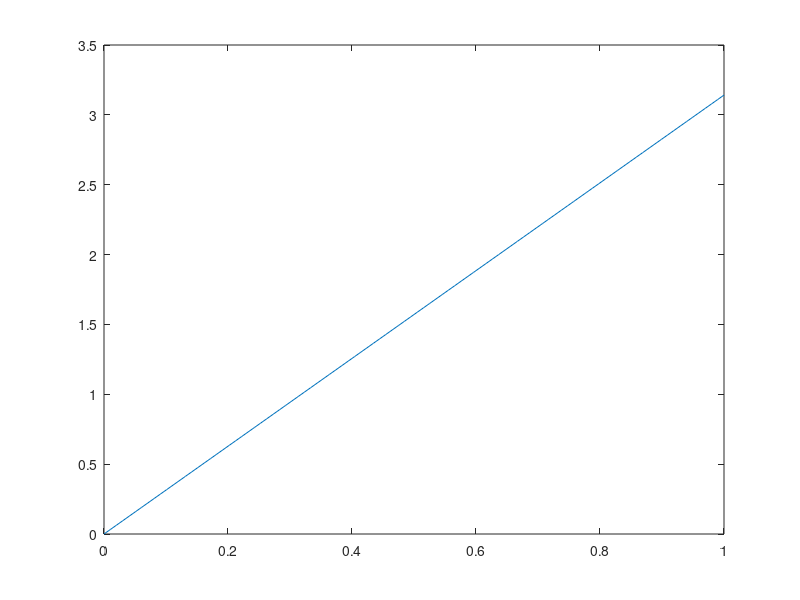

MATLAB code to generate this figure:
function y=USHT

PI    = pi();
% alfa  = 1;    %
% t     = 1;    % 
% b     = 1;    % m; centerSlab - surfSlab = halfWidthSlab
atb2  = 0.01;
% x     = linspace(0,b,10);    %
xb    = linspace(0,1,100);
% iTheta= zeros(1,length(xb));   %
nTheta= zeros(1,length(xb));    %
nT = zeros(1,length(xb));
% n     = 0;    %
eps   = 1e-20;

% atb2  = alfa*t/b^2
% xb    = x/b
% min(abs(curVal(abs(curVal)>0)));

% while min(abs(curVal(abs(curVal)>0))) > eps
%     curVal = (-1)^n/((n+0.5)*PI).*exp(-(n+0.5)^2*PI^2*alfa*t/b^2).*cos(n+0.5).*PI.*x./b;
%     theta  = theta + curVal;
%     n      = n + 1;
% end
% 
for n = 0:1e2
   oTheta    = nTheta;
   iTheta    = (-1)^n/((n+0.5)*PI).*exp(-(n+0.5)^2*PI^2*atb2).*cos(n+0.5).*PI.*xb;
   nTheta    = nTheta + iTheta;

%    if any(abs(oTheta - nTheta)) < eps
%        break;
%    end
end

nTheta  = 2*nTheta;
% figure; 
% hold on;
% for atb2 = [0.01 0.04 0.1 0.2 0.4 0.6 1.0];
%     for n = 1:1e4
%     %    oTheta    = nTheta;
%        Tleft  = 20;
%        Tright = Tleft;
%        Tini   = 100;
%        Cn     = 2./(n.*PI)*((-1).^n.*Tright - Tleft) + 2.*Tini.*(1 - cos(n.*PI))./(n.*PI);
%        iT     = Cn.*exp(-(n.*PI).^2.*atb2).*sin(n.*PI.*xb);
%        nT     = nT + iT;
% 
%     %    if any(abs(oTheta - nTheta)) < eps
%     %        break;
%     %    end
%     end
%     nT = Tleft + xb*(Tright - Tleft) + nT;
%     nT = (Tleft - nT)./(Tleft - Tini);
% %     nT = (nT - Tini)./(Tleft - Tini);
%     plot(2*xb,nT);
% end
% hold off;
% xlim([0 1]);
% n0      = 0:1e2-1;
% atb20   = 1;
% fh      = @(n)(-1).^n./((n+0.5).*PI).*exp(-(n+0.5).^2.*PI^2.*atb2).*cos(n+0.5).*PI.*atb20;
% figure;
% plot(n0,fh(n0));

% y.n     = n0;
% y.n     = y.n(1:10);
% y.theta = fh(n0);
% y.theta = y.theta(1:10); %(y.theta > 0.00001);
% y.one   = (-1).^(n0);
% y.one   = y.one(1:10); %(abs(y.one) > 0.00001);
% y.exp   = exp(-(n0+0.5).^2.*PI^2.*atb20);
% y.exp   = y.exp(1:10); %(abs(y.exp) > 0.00001);
% y.cos   = cos(n0+0.5);
% y.cos   = y.cos(1:10); %(abs(y.cos) > 0.00001);
% y.sum   = sum(y.theta);
% y.ntetha= nTheta(end);

% sum(fh(0:1e2))

figure;
plot(xb,nTheta);

% xlim([0 1]);
% ylim([0 1]);

end